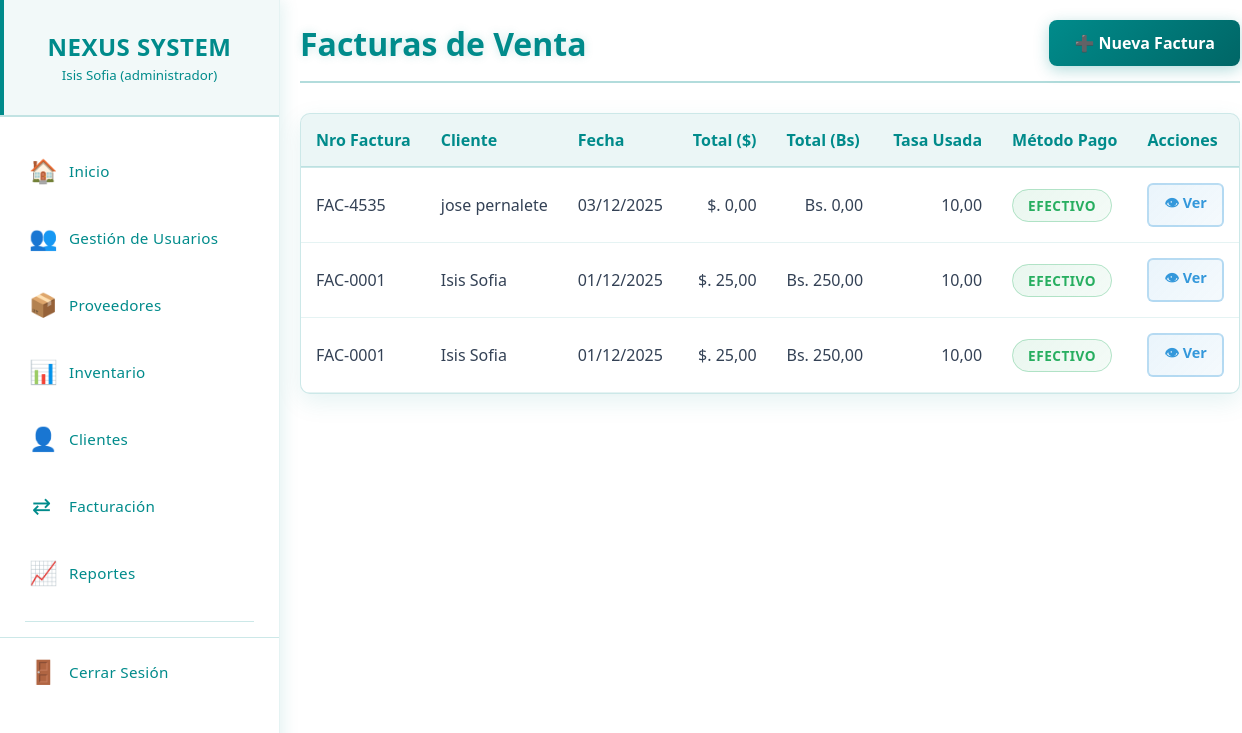
Page /facturas.php (signed in) on the earlier database version.
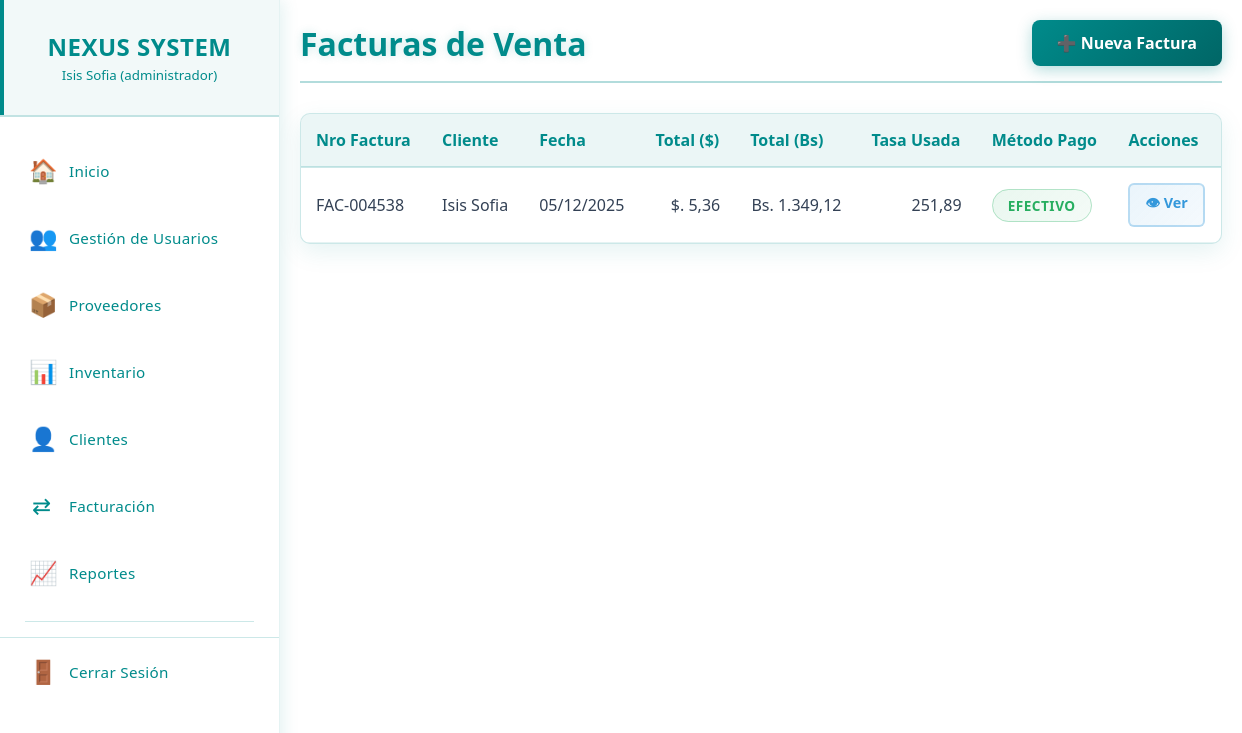
Same page on the later database version.
### tables this page shows
CREATE TABLE `ventas` (
  `id_venta` int(11) NOT NULL,
  `cliente` varchar(100) DEFAULT NULL,
  `fecha` date DEFAULT NULL,
  `metodo_pago` varchar(50) DEFAULT NULL,
  `total_bs` decimal(12,2) DEFAULT 0.00,
  `id_cliente` int(11) DEFAULT NULL,
  `total_usd` decimal(12,2) DEFAULT 0.00,
  `total_eur` decimal(12,2) DEFAULT NULL,
  `tasa_usd` decimal(12,4) DEFAULT 0.0000,
  `tasa_eur` decimal(12,4) DEFAULT 0.0000,
  `nro_factura` varchar(20) DEFAULT NULL
);

### permisos.php (called while the page is built, shortened)
<?php
class SistemaPermisos {
    private $permisos = [];
    public function __construct($permisosArray) {
        $this->permisos = $permisosArray;
    }
    public function puedeVer($modulo) {
        return isset($this->permisos[$modulo]['ver']) && $this->permisos[$modulo]['ver'];
    }
}
?>

### facturas.php (the view, shortened to what this page needs)
<?php
require_once 'menu.php';
require_once 'permisos.php';
$sistemaPermisos = new SistemaPermisos($_SESSION['permisos']);
try {
    $stmt = $pdo->query("SELECT * FROM ventas ORDER BY id_venta DESC");
    $facturas = $stmt->fetchAll(PDO::FETCH_ASSOC);
} catch (Exception $e) {
    $_SESSION['error'] = "❌ Error al cargar las facturas: " . $e->getMessage();
    $facturas = [];
}
function get_badge_class($metodo) {
    $metodo = strtolower(str_replace(' ', '-', $metodo));
    return $metodo;
}
?>
<!DOCTYPE html>
<html lang="es">
<head>
    <link rel="stylesheet" href="css/facturas.css">
</head>
<body>
<main class="main-content">
    <div class="content-wrapper">
        <div class="page-header">
            <h1 class="page-title">Facturas de Venta</h1>
            <?php if ($sistemaPermisos->puedeVer('ventas')): ?>
            <a href="facturacion.php" class="btn-facturas-lista">
                ➕ Nueva Factura
            </a>
            <?php endif; ?>
        </div>
        <div class="users-table">
            <div class="table-container">
                <table>
                    <thead>
                        <tr>
                            <th>Nro Factura</th>
                            <th>Cliente</th>
                            <th>Fecha</th>
                            <th>Total ($)</th>
                            <th>Total (Bs)</th>
                            <th>Tasa Usada</th>
                            <th>Método Pago</th>
                            <th>Acciones</th>
                        </tr>
                    </thead>
                    <tbody>
                        <?php if (empty($facturas)): ?>
                            <tr>
                                <td colspan="8" class="empty-state">No hay facturas registradas.</td>
                            </tr>
                        <?php else: ?>
                            <?php foreach ($facturas as $factura): ?>
                                <tr>
                                    <td><?= htmlspecialchars($factura['nro_factura']) ?></td>
                                    <td><?= htmlspecialchars($factura['cliente']) ?></td>
                                    <td><?= date('d/m/Y', strtotime($factura['fecha'])) ?></td>
                                    <td style="text-align: right;">$. <?= number_format($factura['total_usd'], 2, ',', '.') ?></td>
                                    <td style="text-align: right;">Bs. <?= number_format($factura['total_bs'], 2, ',', '.') ?></td>
                                    <td style="text-align: right;"><?= number_format($factura['tasa_usd'], 2, ',', '.') ?></td>
                                    <td>
                                        <span class="badge-metodo <?= get_badge_class($factura['metodo_pago']) ?>">
                                            <?= htmlspecialchars($factura['metodo_pago']) ?>
                                        </span>
                                    </td>
                                    <td>
                                        <div class="acciones-container">
                                            <a href="ver_factura.php?id=<?= $factura['id_venta'] ?>" class="btn-action btn-ver">
                                                👁 Ver
                                            </a>
                                        </div>
                                    </td>
                                </tr>
                            <?php endforeach; ?>
                        <?php endif; ?>
                    </tbody>
                </table>
            </div>
        </div>
    </div>
</main>
</body>
</html>

Differences in the rows shown:
removed ventas: nro_factura "FAC-4535", cliente "jose pernalete", fecha "03/12/2025", total_usd "0,00", total_bs "0,00", tasa_usd "10,00", metodo_pago "EFECTIVO"
removed ventas: nro_factura "FAC-0001", cliente "Isis Sofia", fecha "01/12/2025", total_usd "25,00", total_bs "250,00", tasa_usd "10,00", metodo_pago "EFECTIVO"
removed ventas: nro_factura "FAC-0001", cliente "Isis Sofia", fecha "01/12/2025", total_usd "25,00", total_bs "250,00", tasa_usd "10,00", metodo_pago "EFECTIVO"
added ventas: nro_factura "FAC-004538", cliente "Isis Sofia", fecha "05/12/2025", total_usd "5,36", total_bs "1.349,12", tasa_usd "251,89", metodo_pago "EFECTIVO"
